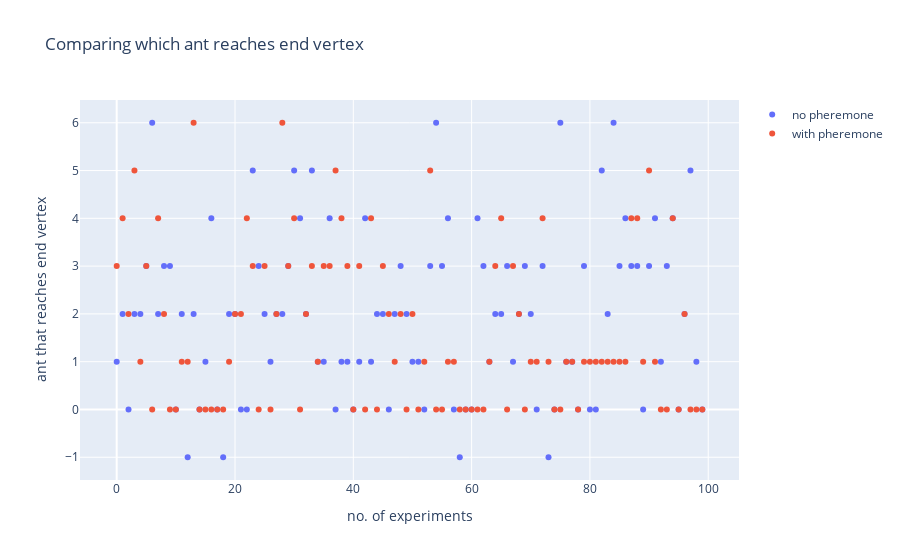

Write notebook code for a chart like this one.
### Code cell
fig = go.Figure()
x_axis = list(range(num_points))

fig.add_trace(go.Scatter(x=x_axis, y=ant_winner_list,
                    mode='markers',
                    name='no pheremone'))
fig.add_trace(go.Scatter(x=x_axis, y=ant_winner_list_opt,
                    mode='markers',
                    name='with pheremone'))
fig.update_layout(title='Comparing which ant reaches end vertex',
                   xaxis_title='no. of experiments',
                   yaxis_title='ant that reaches end vertex')
fig.show()
print("Mean ant winner without pheremone: ", statistics.mean(ant_winner_list))
print("Median ant winner without pheremone: ", statistics.median(ant_winner_list))
print("Mean ant winner with pheremone: ", statistics.mean(ant_winner_list_opt))
print("Median ant winner with pheremone: ", statistics.median(ant_winner_list_opt))

### Figure 1 — Plotly figure (JSON) as saved in the notebook; plotly's stock layout.template omitted (floating-point values rounded to 4 significant figures)
{"data": [{"mode": "markers", "name": "no pheremone", "type": "scatter", "x": [0, 1, 2, 3, 4, 5, 6, 7, 8, 9, 10, 11, 12, 13, 14, 15, 16, 17, 18, 19, 20, 21, 22, 23, 24, 25, 26, 27, 28, 29, 30, 31, 32, 33, 34, 35, 36, 37, 38, 39, 40, 41, 42, 43, 44, 45, 46, 47, 48, 49, 50, 51, 52, 53, 54, 55, 56, 57, 58, 59, 60, 61, 62, 63, 64, 65, 66, 67, 68, 69, 70, 71, 72, 73, 74, 75, 76, 77, 78, 79, 80, 81, 82, 83, 84, 85, 86, 87, 88, 89, 90, 91, 92, 93, 94, 95, 96, 97, 98, 99], "y": [1, 2, 0, 2, 2, 3, 6, 2, 3, 3, 0, 2, -1, 2, 0, 1, 4, 0, -1, 2, 2, 0, 0, 5, 3, 2, 1, 2, 2, 3, 5, 4, 2, 5, 1, 1, 4, 0, 1, 1, 0, 1, 4, 1, 2, 2, 0, 2, 3, 2, 1, 1, 0, 3, 6, 3, 4, 0, -1, 0, 0, 4, 3, 1, 2, 2, 3, 1, 2, 3, 2, 0, 3, -1, 0, 6, 1, 1, 0, 3, 0, 0, 5, 2, 6, 3, 4, 3, 3, 0, 3, 4, 1, 3, 4, 0, 2, 5, 1, 0]}, {"mode": "markers", "name": "with pheremone", "type": "scatter", "x": [0, 1, 2, 3, 4, 5, 6, 7, 8, 9, 10, 11, 12, 13, 14, 15, 16, 17, 18, 19, 20, 21, 22, 23, 24, 25, 26, 27, 28, 29, 30, 31, 32, 33, 34, 35, 36, 37, 38, 39, 40, 41, 42, 43, 44, 45, 46, 47, 48, 49, 50, 51, 52, 53, 54, 55, 56, 57, 58, 59, 60, 61, 62, 63, 64, 65, 66, 67, 68, 69, 70, 71, 72, 73, 74, 75, 76, 77, 78, 79, 80, 81, 82, 83, 84, 85, 86, 87, 88, 89, 90, 91, 92, 93, 94, 95, 96, 97, 98, 99], "y": [3, 4, 2, 5, 1, 3, 0, 4, 2, 0, 0, 1, 1, 6, 0, 0, 0, 0, 0, 1, 2, 2, 4, 3, 0, 3, 0, 2, 6, 3, 4, 0, 2, 3, 1, 3, 3, 5, 4, 3, 0, 3, 0, 4, 0, 3, 2, 1, 2, 0, 2, 0, 1, 5, 0, 0, 1, 1, 0, 0, 0, 0, 0, 1, 3, 4, 0, 3, 2, 0, 1, 1, 4, 1, 0, 0, 1, 1, 0, 1, 1, 1, 1, 1, 1, 1, 1, 4, 4, 1, 5, 1, 0, 0, 4, 0, 2, 0, 0, 0]}], "layout": {"title": {"text": "Comparing which ant reaches end vertex"}, "xaxis": {"title": {"text": "no. of experiments"}}, "yaxis": {"title": {"text": "ant that reaches end vertex"}}}}
